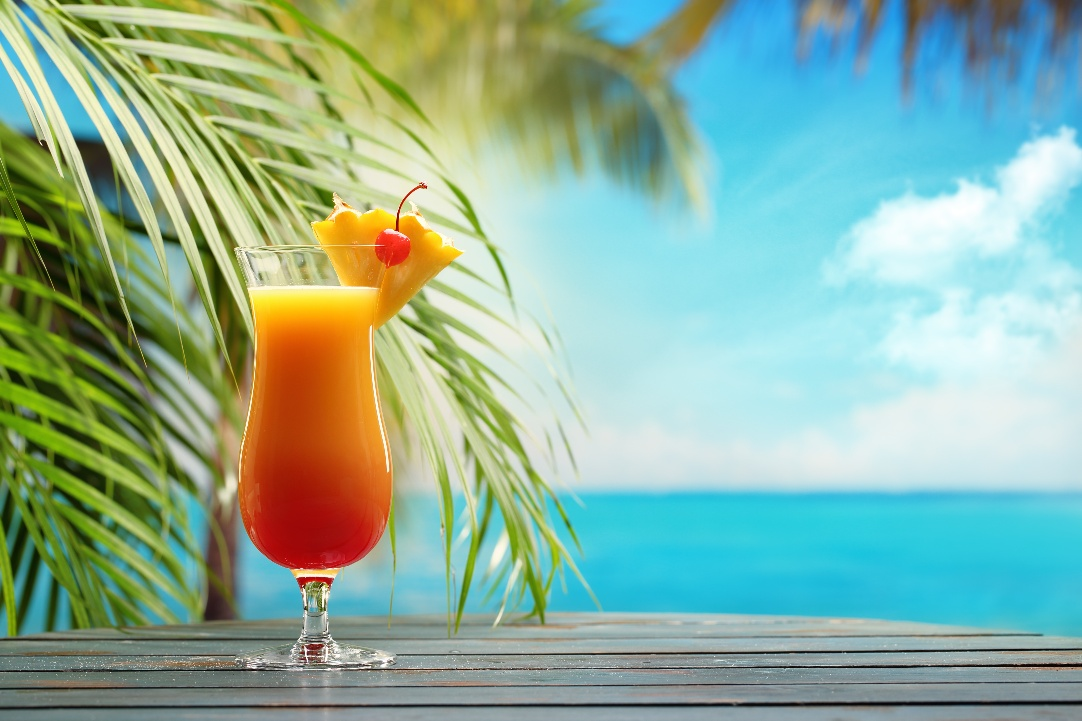
#> input picture .config/eww/images/pictures/beach_drinks.jpeg, 1082 x 721 px
$ python scheme_for_image.py ../../../eww/images/pictures/beach_drinks.jpeg
#> lines starting #> are read from the running program, lines starting #| are printed output that depends on the picture
#> in main, img is the input picture: shape (721, 1082, 3); mean B, G, R 155.5, 176.2, 140.7
#!/usr/bin/env python3
import sys
import cv2
import numpy as np

# Allowed scheme types
SCHEMES = [
    "scheme-content",
    "scheme-expressive",
    "scheme-fidelity",
    "scheme-fruit-salad",
    "scheme-monochrome",
    "scheme-neutral",
    "scheme-rainbow",
    "scheme-tonal-spot"
]

def image_colorfulness(image):
    # Based on Hasler and Süsstrunk's colorfulness metric
    (B, G, R) = cv2.split(image.astype("float"))
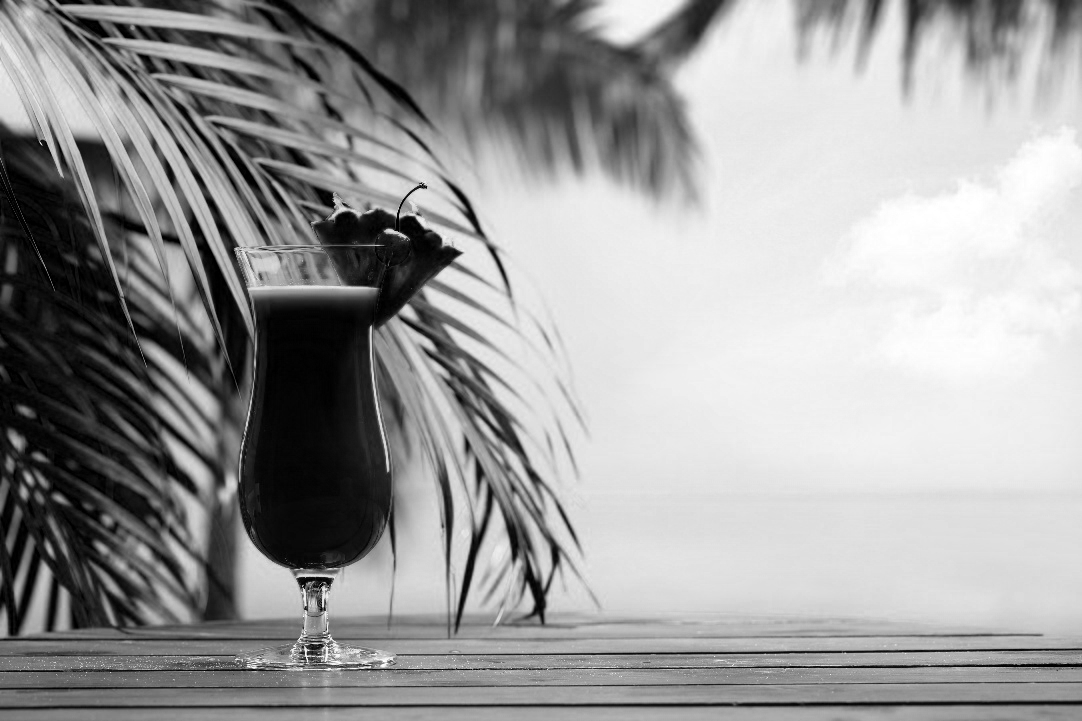
#> B: shape (721, 1082) float64; min 0, max 255, mean 155.5
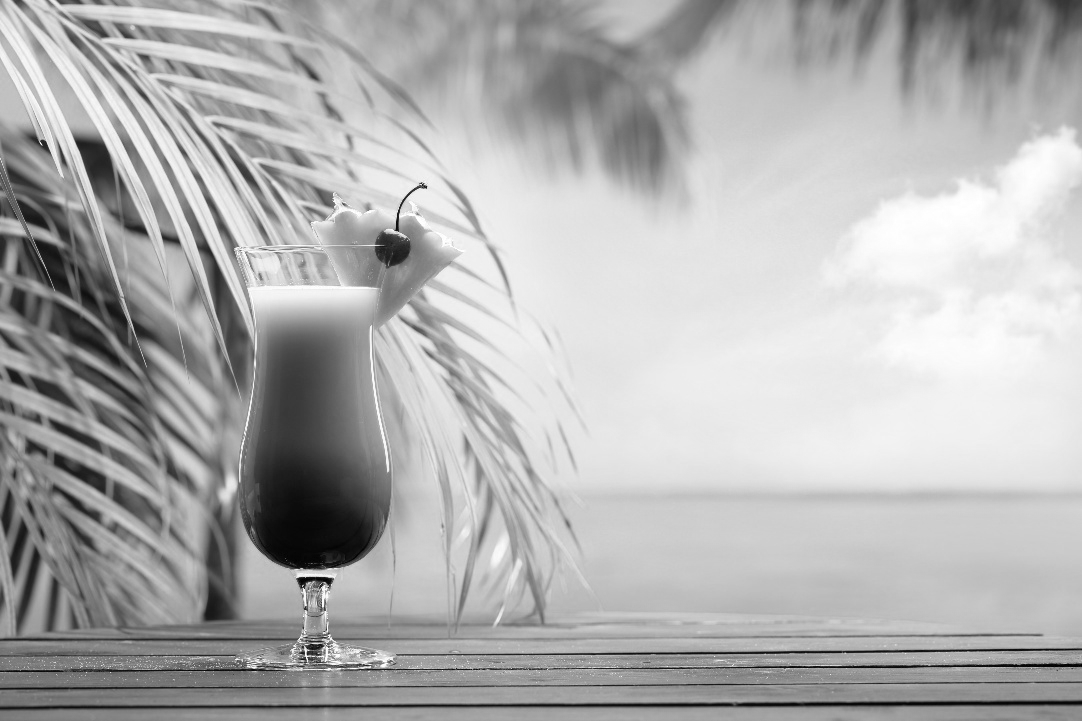
#> G: shape (721, 1082) float64; min 0, max 255, mean 176.2
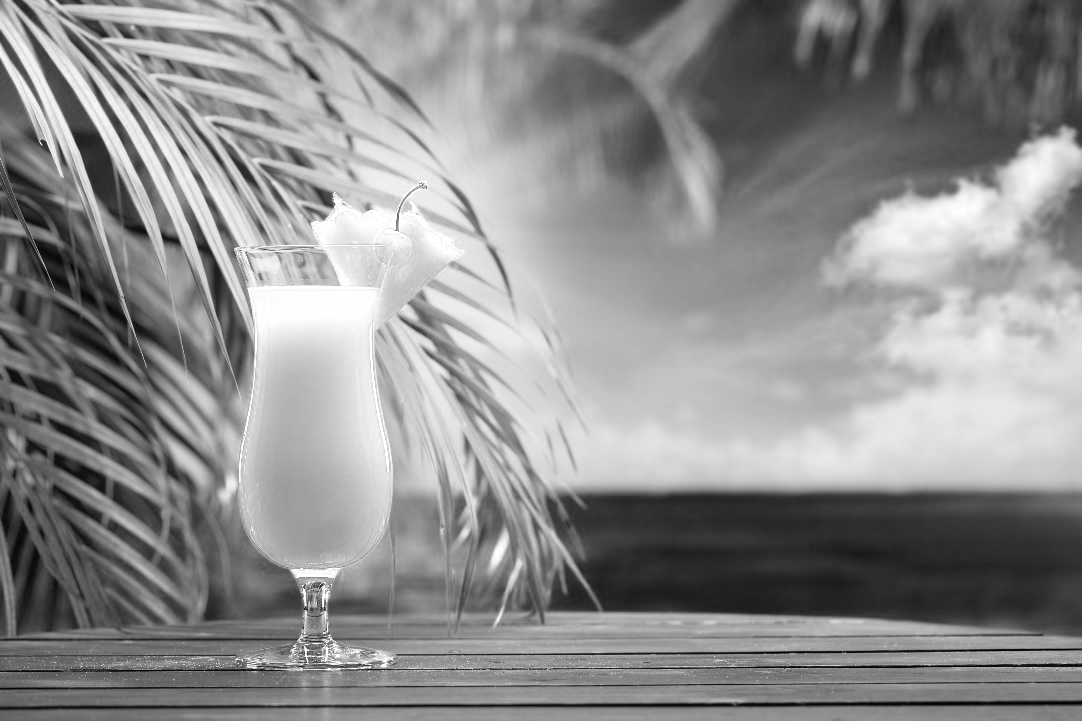
#> R: shape (721, 1082) float64; min 0, max 255, mean 140.7
    rg = np.absolute(R - G)
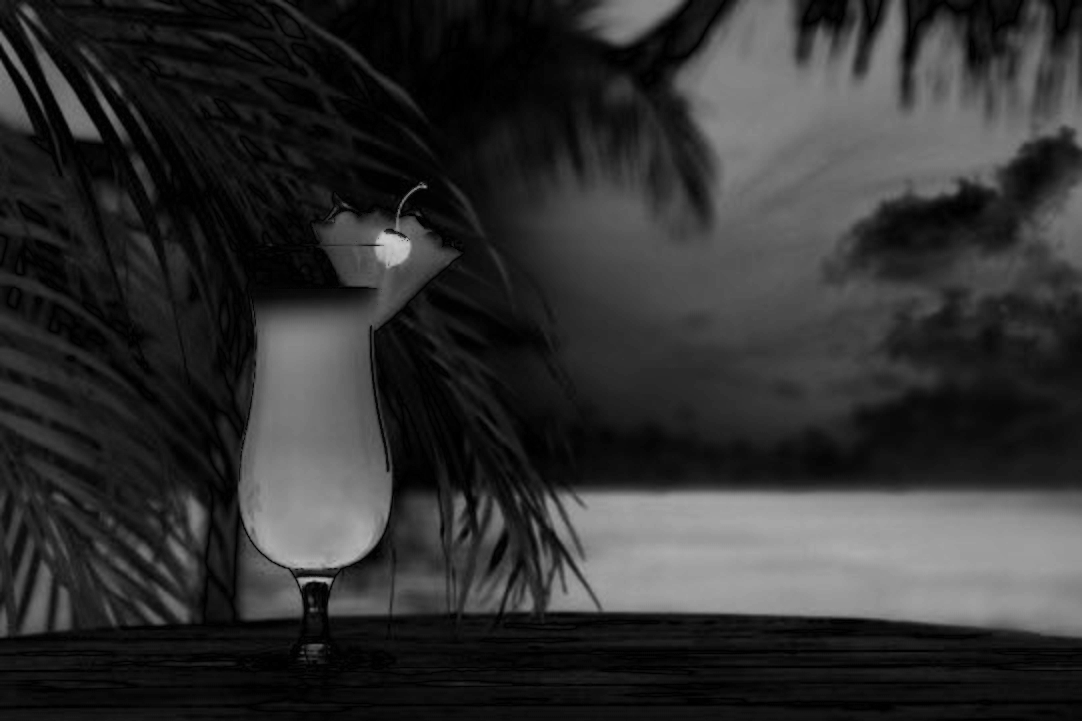
#> rg: shape (721, 1082) float64; min 0, max 205, mean 49.2
    yb = np.absolute(0.5 * (R + G) - B)
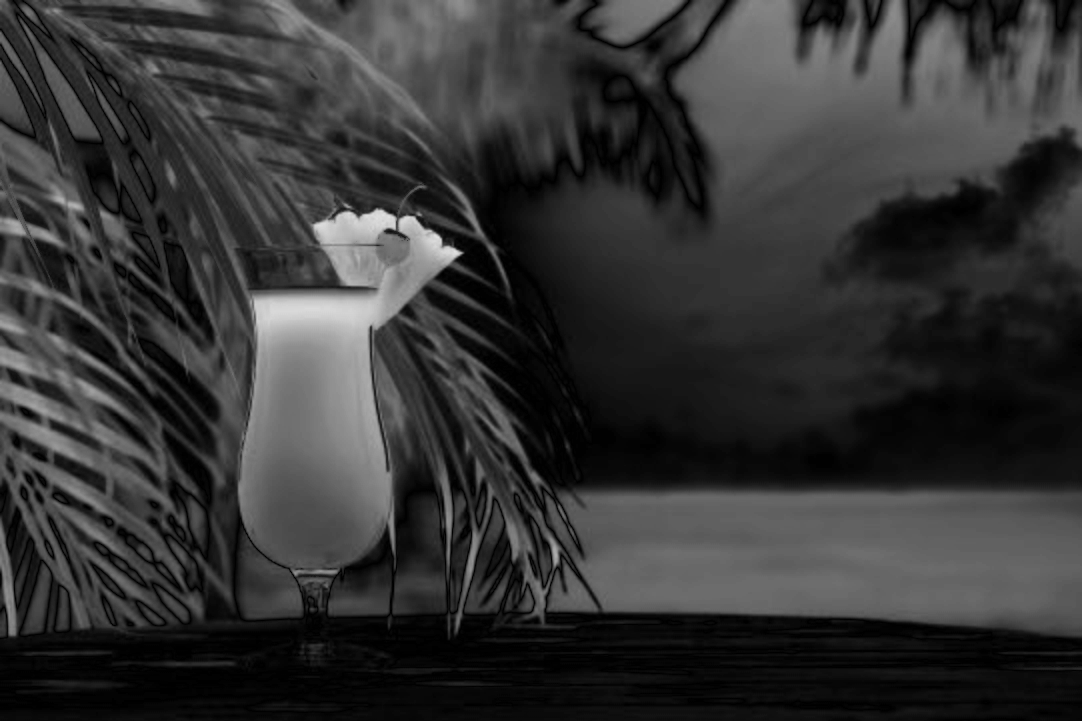
#> yb: shape (721, 1082) float64; min 0, max 224, mean 52.6
    std_rg = np.std(rg)
#> std_rg = 47.33
    std_yb = np.std(yb)
#> std_yb = 40.92
    mean_rg = np.mean(rg)
#> mean_rg = 49.16
    mean_yb = np.mean(yb)
#> mean_yb = 52.58
    colorfulness = np.sqrt(std_rg ** 2 + std_yb ** 2) + (0.3 * np.sqrt(mean_rg ** 2 + mean_yb ** 2))
#> colorfulness = 84.17
    return colorfulness

def pick_scheme(colorfulness):
    if colorfulness < 10:
        return "scheme-monochrome"
    elif colorfulness < 50:
        return "scheme-neutral"
    else:
        return "scheme-tonal-spot"

def main():
    colorfulness_mode = False
    args = sys.argv[1:]
    if '--colorfulness' in args:
        colorfulness_mode = True
        args.remove('--colorfulness')
    if len(args) < 1:
        print("scheme-tonal-spot")
        sys.exit(1)
    img_path = args[0]
    img = cv2.imread(img_path)
    if img is None:
        print("scheme-tonal-spot")
        sys.exit(1)
    colorfulness = image_colorfulness(img)
#> colorfulness = 84.17
    if colorfulness_mode:
        print(f"{colorfulness}")
    else:
        scheme = pick_scheme(colorfulness)
#> scheme = 'scheme-tonal-spot'
        print(scheme)
#| scheme-tonal-spot

if __name__ == "__main__":
    main()
